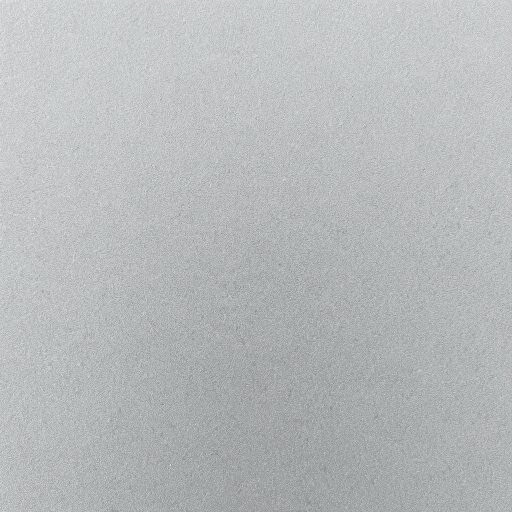
#> input picture assets/raw/grain-s4242.png, 1024 x 1024 px (shown at 1/2 size); its folder holds only this picture in this run
$ python grain.py
#> lines starting #> are read from the running program, lines starting #| are printed output that depends on the picture
#!/usr/bin/env python3
"""Turn a klein aluminium render into a seamless 512x512 grain tile.

klein is a DiT: it has no Conv2d anywhere in the denoiser, so circular-padding "seamless
tiling" extensions patch the VAE, run without error, and still produce seams. Tiling is
therefore done deterministically here, not by the model:

  1. flatness scan   the render carries the model's lighting gradient. Score every candidate
                     256x256 crop by the spread of its 8x8 block means (low-frequency
                     drift) and reject any source whose quadrant means drift more than
                     +/-6 luma from the frame mean.
  2. normalize       grayscale, recentre the mean on 128 and compress to ~128+/-10, so the
                     tile multiplies over the enclosure without shifting its value.
  3. mirror-quad     512 = crop | mirrored crop over mirrored crop | both. Seamless by
                     construction rather than by hope: opposite edges are the same pixels.
                     The mirror symmetry is undetectable at 5% opacity and a 256px repeat.
  4. seam gate       offset the tile by half, FIND_EDGES, and compare edge energy on the
                     seam cross against the interior. Ratio must stay under 1.25.

If no seed passes the flatness gate, the correct answer is to ship no file: the CSS
feTurbulence fallback is mathematically seamless and costs nothing.

usage: python3 tools/assets/grain.py [--seed 4242] [--force]
"""

from __future__ import annotations

import argparse
import os
import sys

from PIL import Image, ImageChops, ImageFilter, ImageStat

ROOT = os.path.dirname(os.path.dirname(os.path.dirname(os.path.abspath(__file__))))
RAW = os.path.join(ROOT, 'assets', 'raw')
QA = os.path.join(ROOT, 'assets', 'qa')
OUT = os.path.join(ROOT, 'public', 'textures', 'enclosure-grain-512.png')

CROP = 256
TILE = 512
QUADRANT_DRIFT_MAX = 6.0   # luma
SEAM_RATIO_MAX = 1.25


def quadrant_drift(gray: Image.Image) -> tuple[float, list[float]]:
    """Max |quadrant mean - frame mean| in luma."""
    w, h = gray.size
    frame = ImageStat.Stat(gray).mean[0]
    means = [
        ImageStat.Stat(gray.crop((x, y, x + w // 2, y + h // 2))).mean[0]
        for y in (0, h // 2) for x in (0, w // 2)
    ]
    return max(abs(m - frame) for m in means), means


def best_crop(gray: Image.Image, stride: int = 64) -> tuple[tuple[int, int], float, float]:
    """Lowest low-frequency drift among CROPxCROP windows; ties broken by more grain."""
    w, h = gray.size
    best = None
    for y in range(0, h - CROP + 1, stride):
        for x in range(0, w - CROP + 1, stride):
            c = gray.crop((x, y, x + CROP, y + CROP))
            blocks = c.resize((8, 8), Image.Resampling.BOX)
            drift = ImageStat.Stat(blocks).stddev[0]
            grain = ImageStat.Stat(
                ImageChops.difference(c, c.filter(ImageFilter.GaussianBlur(2)))
            ).mean[0]
            score = drift - 0.25 * grain
            if best is None or score < best[0]:
                best = (score, (x, y), drift, grain)
    return best[1], best[2], best[3]


def normalize(crop: Image.Image) -> Image.Image:
    """Mean -> 128, +/-2.5 sigma -> +/-10, clamped."""
    st = ImageStat.Stat(crop)
    m, s = st.mean[0], max(st.stddev[0], 1e-6)
    k = 10.0 / (2.5 * s)
    lut = [max(0, min(255, round(128 + (v - m) * k))) for v in range(256)]
    return crop.point(lut)


def mirror_quad(crop: Image.Image) -> Image.Image:
    tile = Image.new('L', (TILE, TILE))
    lr = crop.transpose(Image.Transpose.FLIP_LEFT_RIGHT)
    tb = crop.transpose(Image.Transpose.FLIP_TOP_BOTTOM)
    both = lr.transpose(Image.Transpose.FLIP_TOP_BOTTOM)
    tile.paste(crop, (0, 0))
    tile.paste(lr, (CROP, 0))
    tile.paste(tb, (0, CROP))
    tile.paste(both, (CROP, CROP))
    return tile


def seam_ratio(tile: Image.Image) -> float:
    """Roll by half so the tile's outer edges meet in the middle, then measure edge energy.

    A real seam shows up as a bright cross in FIND_EDGES; the ratio against the interior is
    what makes this a gate rather than a vibe.
    """
    half = TILE // 2
    rolled = Image.new('L', (TILE, TILE))
    for dx, dy in ((0, 0), (half, 0), (0, half), (half, half)):
        rolled.paste(tile.crop((dx, dy, dx + half, dy + half)),
                     ((dx + half) % TILE, (dy + half) % TILE))
    edges = rolled.filter(ImageFilter.FIND_EDGES).crop((2, 2, TILE - 2, TILE - 2))
    w = edges.size[0]
    band = 3
    c = half - 2  # seam position inside the cropped edge map
    seam_v = edges.crop((c - band, 0, c + band, w))
    seam_h = edges.crop((0, c - band, w, c + band))
    seam = (ImageStat.Stat(seam_v).mean[0] + ImageStat.Stat(seam_h).mean[0]) / 2
    interior_a = edges.crop((0, 0, c - band * 4, w))
    interior_b = edges.crop((c + band * 4, 0, w, w))
    interior = (ImageStat.Stat(interior_a).mean[0] + ImageStat.Stat(interior_b).mean[0]) / 2
    return seam / max(interior, 1e-6)


def contact_sheet(tile: Image.Image, path: str) -> None:
    """2x2 repeat at the shipped 256px scale, over the enclosure grey, as it will be seen."""
    rep = tile.resize((256, 256), Image.Resampling.LANCZOS)
    sheet = Image.new('L', (512, 512))
    for y in (0, 256):
        for x in (0, 256):
            sheet.paste(rep, (x, y))
    sheet.save(path)


def main(argv: list[str]) -> int:
    ap = argparse.ArgumentParser()
    ap.add_argument('--seed', type=int, default=None, help='force one seed instead of scanning')
    ap.add_argument('--force', action='store_true', help='write the tile even if a gate fails')
    args = ap.parse_args(argv)

    seeds = [args.seed] if args.seed else [4242, 4243, 4244]
    chosen = None
    for seed in seeds:
        src = os.path.join(RAW, f'grain-s{seed}.png')
        if not os.path.exists(src):
            print(f'seed {seed}: {src} missing'); continue
        gray = Image.open(src).convert('L')
        fdrift, fmeans = quadrant_drift(gray)
#> in quadrant_drift, `frame = ImageStat.Stat(gray).mean[0]`: frame = 185
#> in quadrant_drift, `means = [ ImageStat.Stat(gray.crop((x, y, x + w // 2, y + h // 2))).me..`: means = [196.4, 192.2, 178.5, 172.8]
#> fdrift = 12.21; fmeans = [196.4, 192.2, 178.5, 172.8]
        # Frame-level drift is a report, not the gate: every 1024 render carries the model's
        # lighting gradient, and the tile is one 256 window out of sixteen. The gate belongs
        # on the crop that actually ships.
        print(f'seed {seed}: frame quadrant means {[round(m, 1) for m in fmeans]} '
              f'(frame drift {fdrift:.2f} luma - report only)')
#| seed 4242: frame quadrant means [196.4, 192.2, 178.5, 172.8] (frame drift 12.21 luma - report only)
        (x, y), blockdrift, grain = best_crop(gray)
#> after the loop in best_crop, `for y in range(0, h - CROP + 1, stride):`:
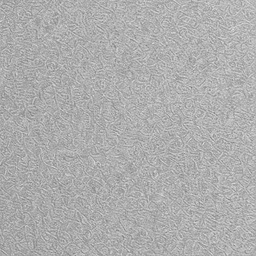
#> c: PIL image 256x256 L; min 117, max 227, mean 174
#> after the loop in best_crop, `for y in range(0, h - CROP + 1, stride):`: best = (-0.793, (448, 768), 1.8, 10.37)
#> x = 448; y = 768; blockdrift = 1.8; grain = 10.37
        crop = gray.crop((x, y, x + CROP, y + CROP))
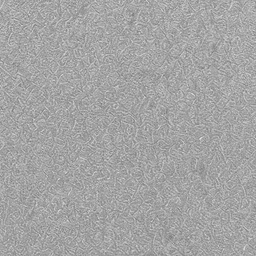
#> crop: PIL image 256x256 L; min 117, max 232, mean 164.2
        cdrift, cmeans = quadrant_drift(crop)
#> cdrift = 1.68; cmeans = [165, 165.8, 163, 162.8]
        flat = cdrift <= QUADRANT_DRIFT_MAX
#> flat = True
        print(f'         flattest {CROP}^2 crop at ({x},{y}): block-mean stddev '
              f'{blockdrift:.2f}, grain energy {grain:.2f}')
#|          flattest 256^2 crop at (448,768): block-mean stddev 1.80, grain energy 10.37
        print(f'         crop quadrant means {[round(m, 1) for m in cmeans]} '
              f'max drift {cdrift:.2f} luma (<= {QUADRANT_DRIFT_MAX}) '
              f'{"PASS" if flat else "FAIL"}')
#|          crop quadrant means [165.0, 165.8, 163.0, 162.8] max drift 1.68 luma (<= 6.0) PASS
        if not flat and not args.force:
            continue
        if chosen is None:
            chosen = (seed, crop, (x, y))

    if chosen is None:
        print('\nNO SEED PASSED THE FLATNESS GATE -> ship no file; '
              'use the CSS feTurbulence fallback only.')
        return 2

    seed, crop, xy = chosen
#> seed = 4242; xy = (448, 768)
    norm = normalize(crop)
#> in normalize, `m, s = st.mean[0], max(st.stddev[0], 1e-6)`: m = 164.2; s = 13.64
#> in normalize, `k = 10.0 / (2.5 * s)`: k = 0.293
#> in normalize, `lut = [max(0, min(255, round(128 + (v - m) * k))) for v in range(256)]`: lut = 256 values from 80 to 155
#> in normalize, `return crop.point(lut)`:
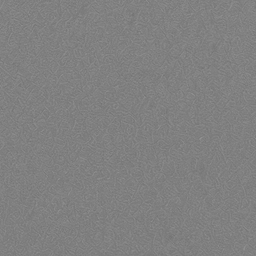
#> returned value: PIL image 256x256 L; min 114, max 148, mean 128
    tile = mirror_quad(norm)
#> in mirror_quad, `tile = Image.new('L', (TILE, TILE))`: tile: PIL image 512x512 L; every value is 0
#> in mirror_quad, `tile.paste(tb, (0, CROP))`:
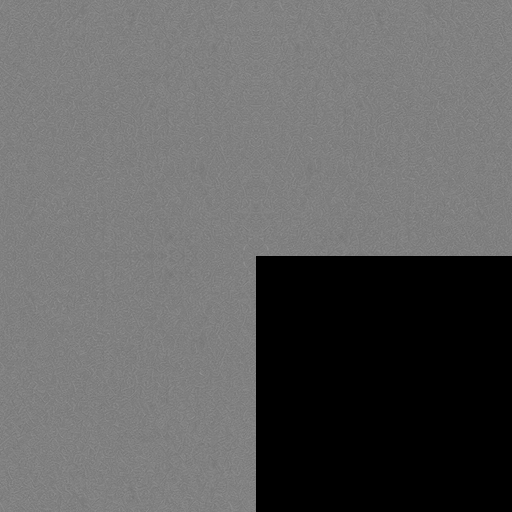
#> tile: PIL image 512x512 L; min 0, max 148, mean 96
    ratio = seam_ratio(tile)
#> in seam_ratio, `edges = rolled.filter(ImageFilter.FIND_EDGES).crop((2, 2, TILE - 2, TI..`:
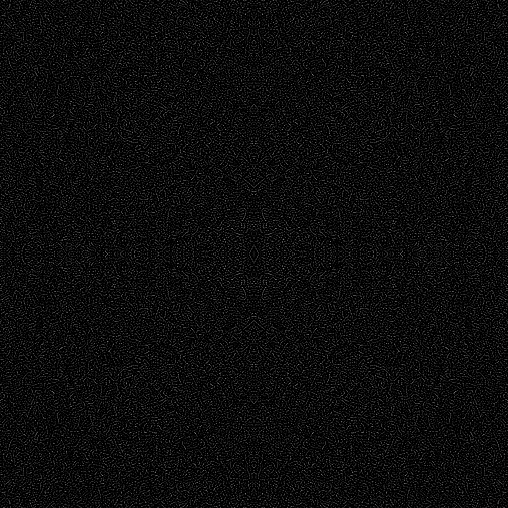
#> edges: PIL image 508x508 L; min 0, max 129, mean 12.5
#> in seam_ratio, `seam = (ImageStat.Stat(seam_v).mean[0] + ImageStat.Stat(seam_h).mean[0..`: seam = 12.34
#> in seam_ratio, `interior_a = edges.crop((0, 0, c - band * 4, w))`:
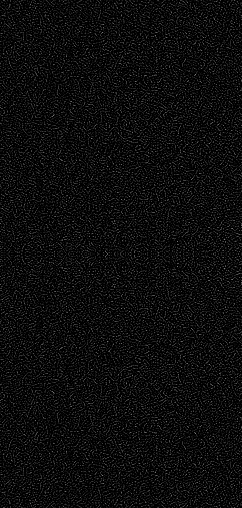
#> interior_a: PIL image 242x508 L; min 0, max 129, mean 12.5
#> in seam_ratio, `interior_b = edges.crop((c + band * 4, 0, w, w))`:
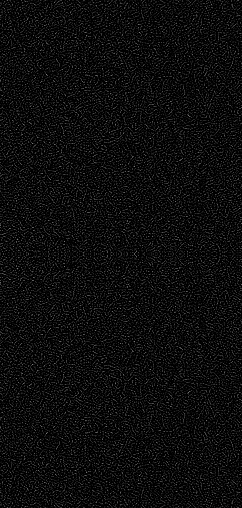
#> interior_b: PIL image 242x508 L; min 0, max 129, mean 12.5
#> in seam_ratio, `interior = (ImageStat.Stat(interior_a).mean[0] + ImageStat.Stat(interi..`: interior = 12.5
#> ratio = 0.987
    st = ImageStat.Stat(tile)
    # Measure the NORMALIZED CROP, not the tile: mirror-quad gives all four tile quadrants
    # the same mean by construction, so a tile-level drift check would read 0.00 even for a
    # badly sloped source. This is the same number that would expose the slope.
    ndrift, nmeans = quadrant_drift(norm)
#> ndrift = 0.493; nmeans = [128.2, 128.5, 127.7, 127.6]
    flat_ok = ndrift <= 2.5
#> flat_ok = True
    ok = ratio < SEAM_RATIO_MAX and flat_ok
#> ok = True
    print(f'\nchosen seed {seed}, crop {xy}')
#| chosen seed 4242, crop (448, 768)
    print(f'  tile mean {st.mean[0]:.1f} stddev {st.stddev[0]:.2f} '
          f'range {tile.getextrema()}')
#|   tile mean 128.0 stddev 4.01 range (114, 148)
    print(f'  normalized-crop quadrant means {[round(m, 1) for m in nmeans]} '
          f'drift {ndrift:.2f} (<= 2.5 of a +/-10 range) {"PASS" if flat_ok else "FAIL"}')
#|   normalized-crop quadrant means [128.2, 128.5, 127.7, 127.6] drift 0.49 (<= 2.5 of a +/-10 range) PASS
    print(f'  seam gate: edge ratio {ratio:.3f} (< {SEAM_RATIO_MAX}) '
          f'{"PASS" if ratio < SEAM_RATIO_MAX else "FAIL"}')
#|   seam gate: edge ratio 0.987 (< 1.25) PASS
    if not ok and not args.force:
        print('  -> seam gate failed; ship no file, use the CSS fallback.')
        return 2
    os.makedirs(os.path.dirname(OUT), exist_ok=True)
    tile.save(OUT, optimize=True)
    sheet = os.path.join(QA, 'grain_contact_2x2.png')
    contact_sheet(tile, sheet)
    print(f'  wrote {os.path.relpath(OUT, ROOT)} '
          f'({os.path.getsize(OUT) / 1024:.0f} KB), contact sheet {os.path.relpath(sheet, ROOT)}')
    return 0


if __name__ == '__main__':
    sys.exit(main(sys.argv[1:]))
#> (the program exits here)
